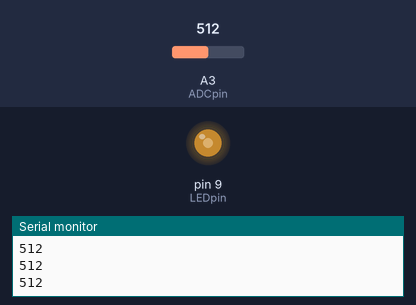
A sketch run on a simulated Arduino Uno, built with avr-gcc and run on an emulated ATmega328P. On the bench: output pins drawn as LEDs (lit = HIGH), the last lines printed to the serial monitor. Inputs (shaded band) come from the test bench; at power-on: A3 (ADCpin) = 512.

Above: at 1.2 s.
1.3 s: A3 (ADCpin) set to 716
At 1.9 s:
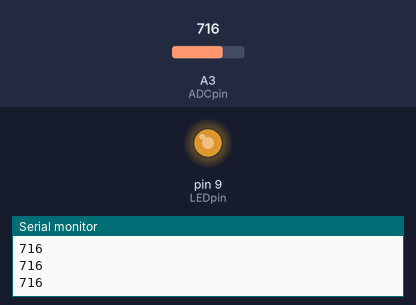
2.8 s: A3 (ADCpin) set to 900
At 3.2 s:
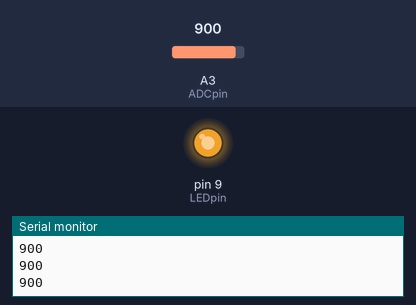
4.3 s: A3 (ADCpin) set to 122
At 5.4 s:
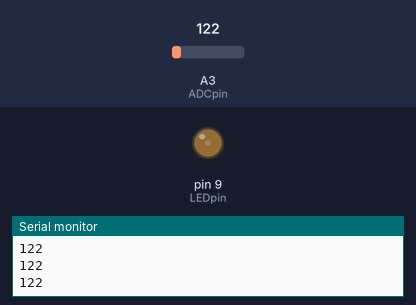
5.8 s: A3 (ADCpin) set to 0
At 6.6 s:
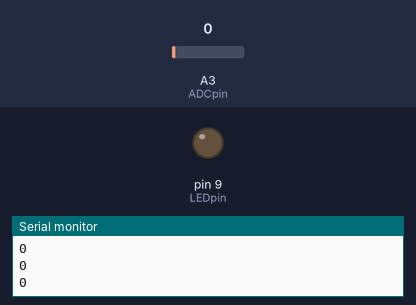
7.3 s: A3 (ADCpin) set to 511
At 7.7 s:
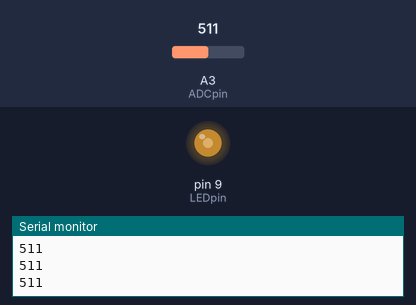
Timing chart, 0 to 9.8 s (numbered marks = the images above; inputs shaded):
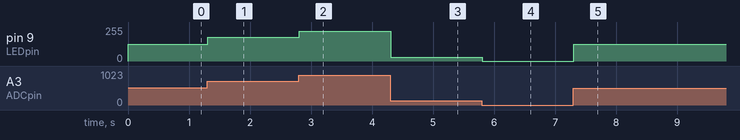

The sketch:

P89_ADC.ino
```cpp
int LEDpin = 9;
int ADCpin = 3;
int val = 0;

void setup() {
  Serial.begin(9600);
  pinMode(9, OUTPUT);
}

void loop() {
  val = analogRead(ADCpin);

  Serial.println(val);
  analogWrite(9, map(val, 0, 1023, 0, 255));
}
```

Measured:
- after the input at 1.3 s, pin 9 (LEDpin): 127/255 → 178/255 at once
- after the input at 2.8 s, pin 9 (LEDpin): 178/255 → 224/255 at once
- after the input at 4.3 s, pin 9 (LEDpin): 224/255 → 30/255 at once
- after the input at 5.8 s, pin 9 (LEDpin): 30/255 → 0/255 at once
- after the input at 7.3 s, pin 9 (LEDpin): 0/255 → 127/255 at once
